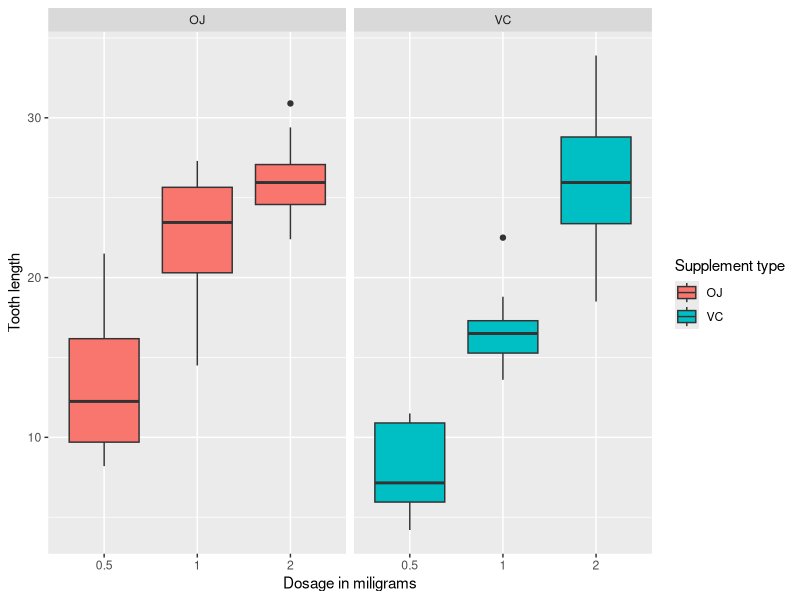

Recreate this plot in R. (Note: this script raises an error after producing the figure.)
## ---- chunk 1
#loading the library required
library(ggplot2)

# loading the dataset
library(datasets)
data(ToothGrowth)

# Check how many rows in the dataset
nrow(ToothGrowth)

# Preview part of the data 
head(ToothGrowth)
str(ToothGrowth)

# Perform some pre-processing of the data
ToothGrowth$dose <- as.factor(ToothGrowth$dose)


## ---- chunk 2
#generate the summary statistics of the data
summary(ToothGrowth)

# split the data  between different dose levels and delivery methods
table(ToothGrowth$dose, ToothGrowth$supp)


ggplot(data=ToothGrowth, aes(x=as.factor(dose), y=len, fill=supp)) +
    geom_boxplot() +
    facet_grid(. ~ supp) +
    xlab("Dosage in miligrams") +
    ylab("Tooth length") +
    guides(fill=guide_legend(title="Supplement type"))
## ---- chunk 3
# We split the data up by dosages
d0.5 <- subset(ToothGrowth, dose == 0.5)
d1.0 <- subset(ToothGrowth, dose == 1.0)
d2.0 <- subset(ToothGrowth, dose == 2.0)

# conduct a t-test between supplements
test0.5 <- t.test(len ~ supp, paired = FALSE, var.equal = FALSE, data = d0.5)
test0.5$p.value; test0.5$conf[1]

test1.0 <- t.test(len ~ supp, paired = FALSE, var.equal = FALSE, data = d1.0)
test1.0$p.value; test1.0$conf[1]

test2.0 <- t.test(len ~ supp, paired = FALSE, var.equal = FALSE, data = d2.0)
test2.0$p.value; test2.0$conf[1]
